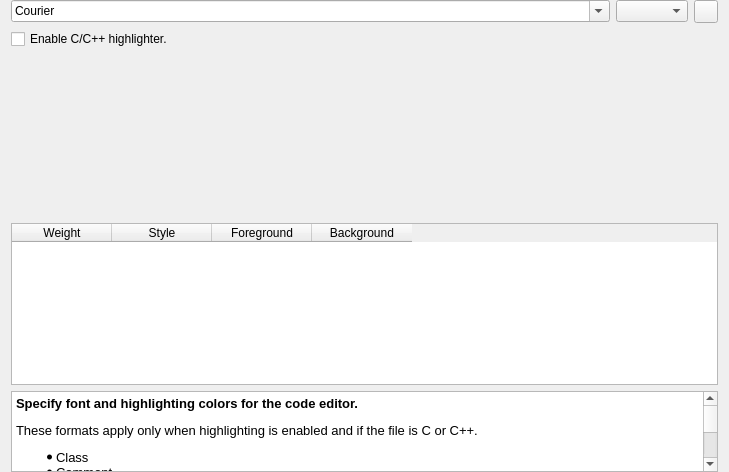
<?xml version="1.0" encoding="UTF-8"?>
<ui version="4.0">
 <class>SeerEditorConfigPage</class>
 <widget class="QWidget" name="SeerEditorConfigPage">
  <property name="geometry">
   <rect>
    <x>0</x>
    <y>0</y>
    <width>729</width>
    <height>472</height>
   </rect>
  </property>
  <property name="windowTitle">
   <string>SeerEditorConfigPage</string>
  </property>
  <layout class="QGridLayout" name="gridLayout">
   <property name="topMargin">
    <number>0</number>
   </property>
   <property name="bottomMargin">
    <number>0</number>
   </property>
   <item row="2" column="0">
    <widget class="SeerEditorWidget" name="editorWidget" native="true">
     <property name="sizePolicy">
      <sizepolicy hsizetype="Expanding" vsizetype="Preferred">
       <horstretch>0</horstretch>
       <verstretch>50</verstretch>
      </sizepolicy>
     </property>
    </widget>
   </item>
   <item row="3" column="0">
    <widget class="QTableWidget" name="highlighterTableWidget">
     <property name="sizePolicy">
      <sizepolicy hsizetype="Expanding" vsizetype="Preferred">
       <horstretch>0</horstretch>
       <verstretch>50</verstretch>
      </sizepolicy>
     </property>
     <property name="verticalScrollBarPolicy">
      <enum>Qt::ScrollBarAsNeeded</enum>
     </property>
     <property name="horizontalScrollBarPolicy">
      <enum>Qt::ScrollBarAsNeeded</enum>
     </property>
     <property name="cornerButtonEnabled">
      <bool>false</bool>
     </property>
     <attribute name="horizontalHeaderStretchLastSection">
      <bool>false</bool>
     </attribute>
     <attribute name="verticalHeaderVisible">
      <bool>true</bool>
     </attribute>
     <attribute name="verticalHeaderStretchLastSection">
      <bool>false</bool>
     </attribute>
     <column>
      <property name="text">
       <string>Weight</string>
      </property>
     </column>
     <column>
      <property name="text">
       <string>Style</string>
      </property>
     </column>
     <column>
      <property name="text">
       <string>Foreground</string>
      </property>
     </column>
     <column>
      <property name="text">
       <string>Background</string>
      </property>
     </column>
    </widget>
   </item>
   <item row="0" column="0">
    <layout class="QHBoxLayout" name="horizontalLayout">
     <item>
      <widget class="QFontComboBox" name="fontNameComboBox">
       <property name="sizePolicy">
        <sizepolicy hsizetype="Preferred" vsizetype="Fixed">
         <horstretch>50</horstretch>
         <verstretch>0</verstretch>
        </sizepolicy>
       </property>
       <property name="fontFilters">
        <set>QFontComboBox::MonospacedFonts</set>
       </property>
      </widget>
     </item>
     <item>
      <widget class="QComboBox" name="fontSizeComboBox"/>
     </item>
     <item>
      <widget class="QToolButton" name="fontDialogButton">
       <property name="text">
        <string/>
       </property>
       <property name="icon">
        <iconset resource="../SeeDataStructureRc.qrc">
         <normaloff>:/resources/font.png</normaloff>:/resources/font.png</iconset>
       </property>
      </widget>
     </item>
    </layout>
   </item>
   <item row="4" column="0">
    <widget class="QTextBrowser" name="helpTextBrowser">
     <property name="sizePolicy">
      <sizepolicy hsizetype="Expanding" vsizetype="Preferred">
       <horstretch>0</horstretch>
       <verstretch>25</verstretch>
      </sizepolicy>
     </property>
     <property name="html">
      <string>&lt;!DOCTYPE HTML PUBLIC &quot;-//W3C//DTD HTML 4.0//EN&quot; &quot;http://www.w3.org/TR/REC-html40/strict.dtd&quot;&gt;
&lt;html&gt;&lt;head&gt;&lt;meta name=&quot;qrichtext&quot; content=&quot;1&quot; /&gt;&lt;meta charset=&quot;utf-8&quot; /&gt;&lt;style type=&quot;text/css&quot;&gt;
p, li { white-space: pre-wrap; }
&lt;/style&gt;&lt;/head&gt;&lt;body style=&quot; font-family:'Microsoft YaHei UI'; font-size:9pt; font-weight:400; font-style:normal;&quot;&gt;
&lt;p style=&quot; margin-top:12px; margin-bottom:12px; margin-left:0px; margin-right:0px; -qt-block-indent:0; text-indent:0px;&quot;&gt;&lt;span style=&quot; font-family:'Noto Sans'; font-size:10pt; font-weight:600;&quot;&gt;Specify font and highlighting colors for the code editor.&lt;/span&gt;&lt;/p&gt;
&lt;p style=&quot; margin-top:12px; margin-bottom:12px; margin-left:0px; margin-right:0px; -qt-block-indent:0; text-indent:0px;&quot;&gt;&lt;span style=&quot; font-family:'Noto Sans'; font-size:10pt;&quot;&gt;These formats apply only when highlighting is enabled and if the file is C or C++.&lt;/span&gt;&lt;/p&gt;
&lt;ul style=&quot;margin-top: 0px; margin-bottom: 0px; margin-left: 0px; margin-right: 0px; -qt-list-indent: 1;&quot;&gt;&lt;li style=&quot; font-family:'Noto Sans'; font-size:10pt;&quot; style=&quot; margin-top:0px; margin-bottom:0px; margin-left:0px; margin-right:0px; -qt-block-indent:0; text-indent:0px;&quot;&gt;Class&lt;/li&gt;
&lt;li style=&quot; font-family:'Noto Sans'; font-size:10pt;&quot; style=&quot; margin-top:0px; margin-bottom:0px; margin-left:0px; margin-right:0px; -qt-block-indent:0; text-indent:0px;&quot;&gt;Comment&lt;/li&gt;
&lt;li style=&quot; font-family:'Noto Sans'; font-size:10pt;&quot; style=&quot; margin-top:0px; margin-bottom:0px; margin-left:0px; margin-right:0px; -qt-block-indent:0; text-indent:0px;&quot;&gt;Multiline Comment&lt;/li&gt;
&lt;li style=&quot; font-family:'Noto Sans'; font-size:10pt;&quot; style=&quot; margin-top:0px; margin-bottom:0px; margin-left:0px; margin-right:0px; -qt-block-indent:0; text-indent:0px;&quot;&gt;Function&lt;/li&gt;
&lt;li style=&quot; font-family:'Noto Sans'; font-size:10pt;&quot; style=&quot; margin-top:0px; margin-bottom:0px; margin-left:0px; margin-right:0px; -qt-block-indent:0; text-indent:0px;&quot;&gt;Keyword&lt;/li&gt;
&lt;li style=&quot; font-family:'Noto Sans'; font-size:10pt;&quot; style=&quot; margin-top:0px; margin-bottom:0px; margin-left:0px; margin-right:0px; -qt-block-indent:0; text-indent:0px;&quot;&gt;Quotation&lt;/li&gt;&lt;/ul&gt;
&lt;p style=&quot; margin-top:12px; margin-bottom:12px; margin-left:0px; margin-right:0px; -qt-block-indent:0; text-indent:0px;&quot;&gt;&lt;span style=&quot; font-family:'Noto Sans'; font-size:10pt;&quot;&gt;These formats apply for any type of file. &lt;/span&gt;&lt;/p&gt;
&lt;ul style=&quot;margin-top: 0px; margin-bottom: 0px; margin-left: 0px; margin-right: 0px; -qt-list-indent: 1;&quot;&gt;&lt;li style=&quot; font-family:'Noto Sans'; font-size:10pt;&quot; style=&quot; margin-top:0px; margin-bottom:0px; margin-left:0px; margin-right:0px; -qt-block-indent:0; text-indent:0px;&quot;&gt;Margin&lt;/li&gt;
&lt;li style=&quot; font-family:'Noto Sans'; font-size:10pt;&quot; style=&quot; margin-top:0px; margin-bottom:0px; margin-left:0px; margin-right:0px; -qt-block-indent:0; text-indent:0px;&quot;&gt;Text&lt;/li&gt;
&lt;li style=&quot; font-family:'Noto Sans'; font-size:10pt;&quot; style=&quot; margin-top:0px; margin-bottom:0px; margin-left:0px; margin-right:0px; -qt-block-indent:0; text-indent:0px;&quot;&gt;Current Line&lt;/li&gt;&lt;/ul&gt;
&lt;p style=&quot;-qt-paragraph-type:empty; margin-top:0px; margin-bottom:12px; margin-left:0px; margin-right:0px; -qt-block-indent:0; text-indent:0px; font-family:'Noto Sans'; font-size:10pt;&quot;&gt;&lt;br /&gt;&lt;/p&gt;
&lt;p style=&quot; margin-top:12px; margin-bottom:12px; margin-left:0px; margin-right:0px; -qt-block-indent:0; text-indent:0px;&quot;&gt;&lt;span style=&quot; font-family:'Noto Sans'; font-size:10pt;&quot;&gt;&lt;br /&gt;&lt;/span&gt;&lt;/p&gt;&lt;/body&gt;&lt;/html&gt;</string>
     </property>
    </widget>
   </item>
   <item row="1" column="0">
    <widget class="QCheckBox" name="highlighterEnabledCheckBox">
     <property name="toolTip">
      <string>Enable or disable highlighting for C/C++ files.</string>
     </property>
     <property name="text">
      <string>Enable C/C++ highlighter.</string>
     </property>
    </widget>
   </item>
  </layout>
 </widget>
 <customwidgets>
  <customwidget>
   <class>SeerEditorWidget</class>
   <extends>QWidget</extends>
   <header location="global">SeerEditorWidget.h</header>
   <container>1</container>
  </customwidget>
 </customwidgets>
 <resources>
  <include location="../SeeDataStructureRc.qrc"/>
 </resources>
 <connections/>
</ui>
